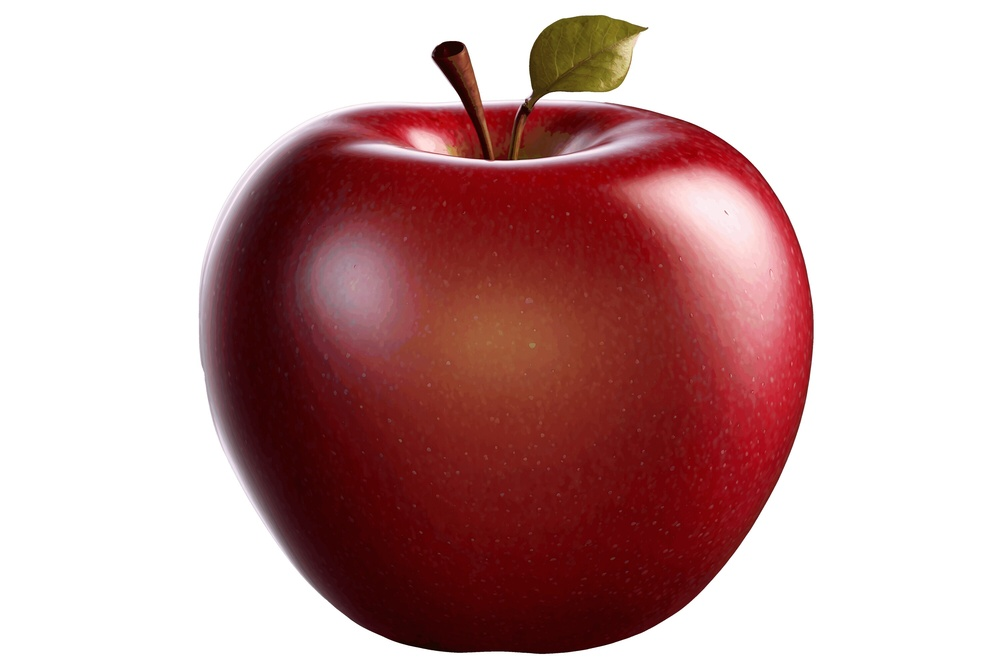
#> input picture Day 4/apple.jpg, 1000 x 667 px, shrunk from 3000 x 2000 before the run
$ python horizontal_flip.py
#> lines starting #> are read from the running program, lines starting #| are printed output that depends on the picture
import cv2
import numpy as np
import matplotlib.pyplot as plt

img = cv2.imread("apple.jpg")
#> img is the input picture: shape (667, 1000, 3); mean B, G, R 163.3, 163.4, 198.4
img = cv2.cvtColor(img, cv2.COLOR_BGR2RGB)

h, w = img.shape[:2]
#> h = 667; w = 1000

flip = np.zeros_like(img)

for y in range(h):
    for x in range(w):
        flip[y, w-1-x] = img[y, x]
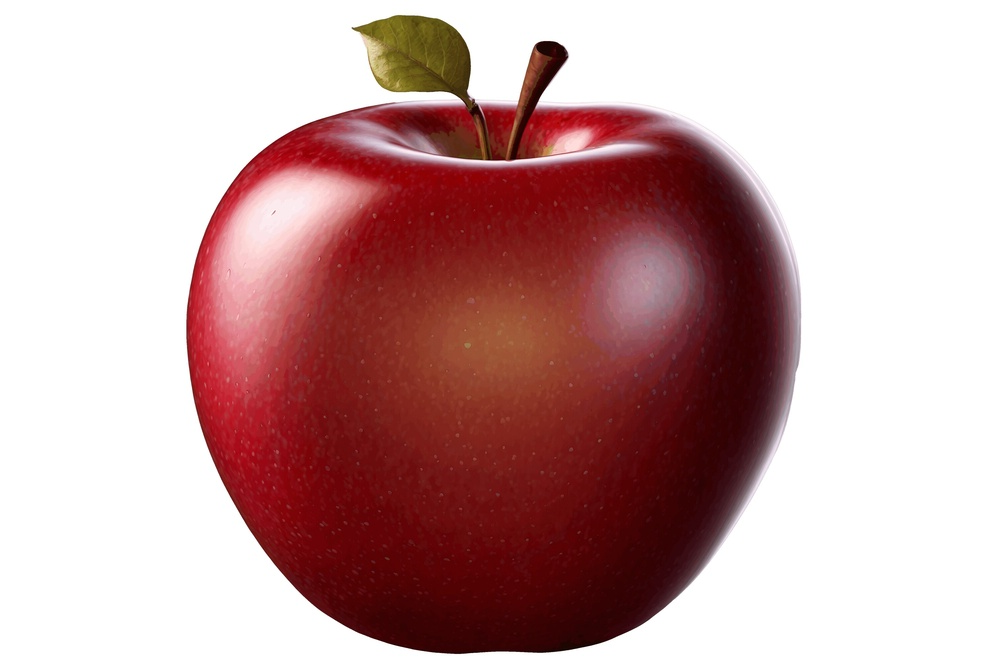
#> flip: shape (667, 1000, 3); mean R, G, B 198.4, 163.4, 163.3

plt.imshow(flip)
plt.axis("off")
plt.show()

cv2.imwrite("flip.jpg", cv2.cvtColor(flip, cv2.COLOR_RGB2BGR))
